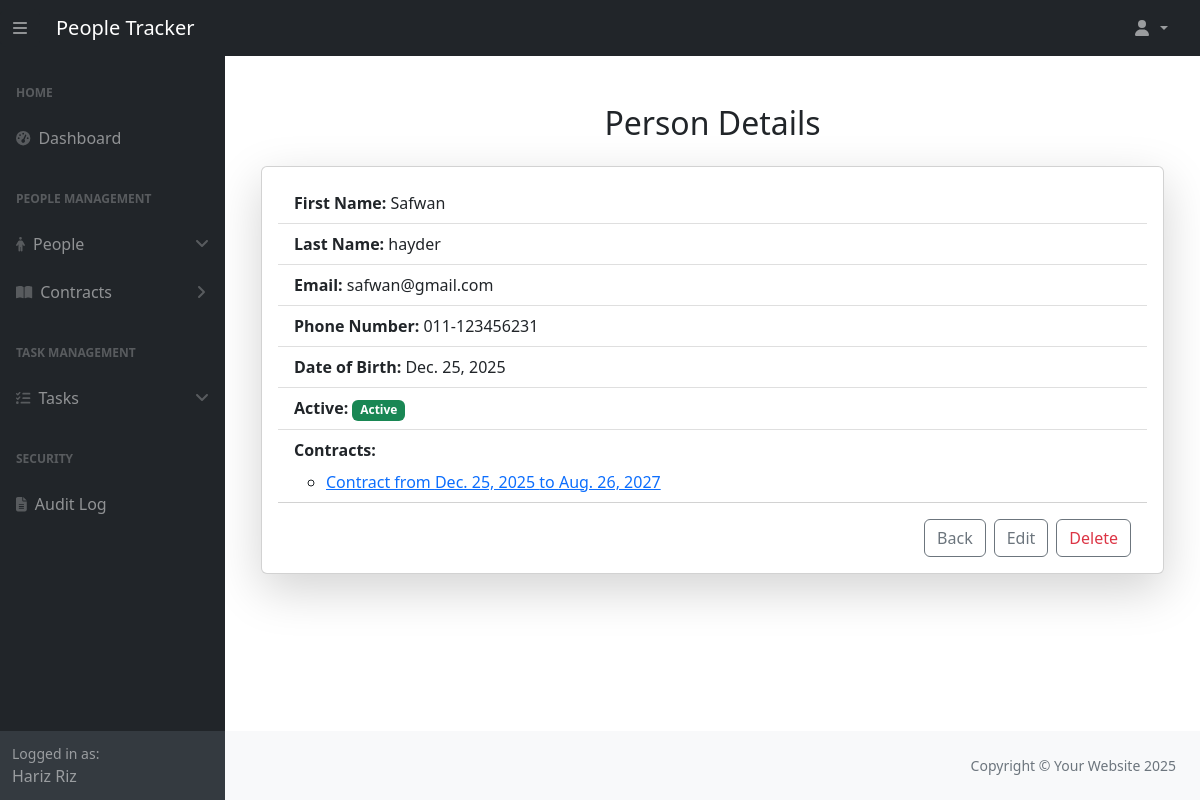
The page /people_management/people/1/ (signed in) on the database its author committed.
### people_management/models.py (models this page shows, shortened)
class Person(models.Model):
    ROLE_CHOICES = [
        ('Employee', 'Employee'),
        ('Manager', 'Manager'),
        ('HR Admin', 'HR Admin'),
        ('System Admin', 'System Admin'),
    ]
    first_name = models.CharField(max_length=50, help_text="The employee's first name.")
    last_name = models.CharField(max_length=50, help_text="The employee's last name.")
    email = models.EmailField(max_length=255, unique=True, help_text="The employee's email address.")
    phone_number = models.CharField(max_length=15, blank=True, help_text="Contact number of the employee.")
    date_of_birth = models.DateField(help_text="Employee's date of birth.")
    active = models.BooleanField(default=False, help_text="Indicates if the person is currently employed.")
    manager = models.ForeignKey(
        'self', on_delete=models.SET_NULL, null=True, blank=True, related_name="team_members",
        help_text="Manager supervising this employee."
    )
    role = models.CharField(
        max_length=20, choices=ROLE_CHOICES, default='Employee', help_text="The role of the person in the company."
    )
    user = models.OneToOneField(
        "auth.User", on_delete=models.SET_NULL, related_name="person", null=True, blank=True,
        help_text="The associated Django user account."
    )
    history = HistoricalRecords()

class Contract(models.Model):
    person = models.ForeignKey(
        Person,
        on_delete=models.CASCADE,
        related_name="contracts",
        help_text="The person this contract belongs to.",
    )
    job_title = models.CharField(
        max_length=255, help_text="Job title associated with this contract."
    )
    contract_start = models.DateField(help_text="Contract start date.")
    contract_end = models.DateField(
        null=True, blank=True, help_text="Contract end date (if applicable)."
    )
    hourly_rate = models.FloatField(
        default=12.45,  validators=[MinValueValidator(12.45)],
        help_text="Hourly pay rate for this contract."
    )
    contracted_hours = models.FloatField(
        default=40,validators=[MinValueValidator(0), MaxValueValidator(168)],
        help_text="Number of contracted hours per week."
    )
    history = HistoricalRecords(table_name="contract_history")

### people_management/views.py (the view, shortened to what this page needs)
# urls.py: path("people/<int:pk>/", views.ViewPersonDetails.as_view(), name="view_person_details"),
class ViewPersonDetails(LoginRequiredMixin, DetailView):
    model = Person
    template_name = "people_management/person_detail.html"
    context_object_name = "person"
    def dispatch(self, request, *args, **kwargs):
        viewer = get_person(request.user)
        target = self.get_object()
        if request.user.is_staff or request.user.is_superuser:
            return super().dispatch(request, *args, **kwargs)

### people_management/context_processors.py (called while the page is built)
def inject_person(request):
    user = request.user
    current_person = getattr(user, "person", None) if user.is_authenticated else None
    return {"current_person": current_person}

### people_management/utils.py (called while the page is built)
def get_person(user):
    try:
        return user.person
    except Person.DoesNotExist:
        return None

### people_management/templates/people_management/person_detail.html
{% extends 'dashboard/base.html' %}
{% block content %}
    <div class="container mt-5">
        <h2 class="text-center mb-4">Person Details</h2>
        <div class="card shadow-lg p-3 rounded">
            <ul class="list-group list-group-flush">
                <li class="list-group-item">
                    <strong>First Name:</strong> {{ person.first_name }}
                </li>
                <li class="list-group-item">
                    <strong>Last Name:</strong> {{ person.last_name }}
                </li>
                <li class="list-group-item">
                    <strong>Email:</strong> {{ person.email }}
                </li>
                <li class="list-group-item">
                    <strong>Phone Number:</strong> {{ person.phone_number }}
                </li>
                <li class="list-group-item">
                    <strong>Date of Birth:</strong> {{ person.date_of_birth }}
                </li>
                <li class="list-group-item">
                    <strong>Active:</strong>
                    {% if person.active %}
                        <span class="badge bg-success">Active</span>
                    {% else %}
                        <span class="badge bg-danger">Inactive</span>
                    {% endif %}
                </li>
                <li class="list-group-item">
                    <strong>Contracts:</strong>
                    <ul class="mt-2">
                        {% for contract in person.contracts.all %}
                          <li>
                            <a href="{% url 'people_management:contract_detail' contract.pk %}">
                              Contract from {{ contract.contract_start }} to {{ contract.contract_end }}
                            </a>
                          </li>
                        {% empty %}
                          <li>No contracts found.</li>
                        {% endfor %}
                    </ul>
                </li>
            </ul>
            <div class="mt-3 pe-3">
            <div class="d-flex justify-content-end gap-2">
                <button type="button"
                        class="btn btn-outline-secondary"
                        onclick="history.back();">
                Back
                </button>
                {% if perms.people_management.change_person %}
                <a href="{% url 'people_management:update_person' pk=person.id %}"
                    class="btn btn-outline-secondary">
                    Edit
                </a>
                {% endif %}
                {% if perms.people_management.delete_person %}
                <a href="{% url 'people_management:delete_person' pk=person.id %}"
                    class="btn btn-outline-secondary text-danger">
                    Delete
                </a>
                {% endif %}
              </div>
            </div>
        </div>
    </div>
{% endblock %}

### dashboard/templates/dashboard/partials/sidebar.html (shortened to what this page needs)
<div id="layoutSidenav_nav" class="sidebar-overlay">
    <nav class="sb-sidenav accordion sb-sidenav-dark" id="sidenavAccordion">
        <div class="sb-sidenav-menu">
            <div class="nav">
                <div class="sb-sidenav-menu-heading">Home</div>
                <a class="nav-link" href="{% url 'dashboard:dashboard' %}">
                    <div class="sb-nav-link-icon"><i class="fas fa-tachometer-alt"></i></div>
                    Dashboard
                </a>
                {% if request.user.person.role == "HR Admin" %}
                    <div class="sb-sidenav-menu-heading">People Management</div>
                     {% if request.user.person.role == "HR Admin" %}
                        <a class="nav-link" href="#" data-bs-toggle="collapse" data-bs-target="#collapsePeople"
                           aria-expanded="false" aria-controls="collapsePeople">
                            <div class="sb-nav-link-icon"><i class="fas fa-person"></i></div>
                            People
                            <div class="sb-sidenav-collapse-arrow"><i class="fas fa-angle-down"></i></div>
                        </a>
                    {% endif %}
                    {% if request.user.person.role == "HR Admin" %}
                        <a class="nav-link collapsed" href="#" data-bs-toggle="collapse" data-bs-target="#collapseContracts"
                           aria-expanded="false" aria-controls="collapseContracts">
                            <div class="sb-nav-link-icon"><i class="fas fa-book-open"></i></div>
                            Contracts
                            <div class="sb-sidenav-collapse-arrow"><i class="fas fa-angle-down"></i></div>
                        </a>
                    {% endif %}
                {% endif %}
                {% if request.user.person.role == "Manager" or request.user.person.role == "HR Admin" %}
                    <div class="sb-sidenav-menu-heading">Task Management</div>
                    <a class="nav-link" href="#" data-bs-toggle="collapse" data-bs-target="#collapseTasks"
                       aria-expanded="false" aria-controls="collapseTasks">
                        <div class="sb-nav-link-icon"><i class="fas fa-tasks"></i></div>
                        Tasks
                        <div class="sb-sidenav-collapse-arrow"><i class="fas fa-angle-down"></i></div>
                    </a>
                {% endif %}
                {% if perms.auth.view_user or perms.auth.view_group or perms.security.view_securitylog %}
                    <div class="sb-sidenav-menu-heading">Security</div>
                    {% if perms.security.view_securitylog %}
                        <a class="nav-link" href="{% url 'security:audit_log' %}">
                            <div class="sb-nav-link-icon"><i class="fa-solid fa-file-lines"></i></div>
                            Audit Log
                        </a>
                    {% endif %}
                {% endif %}
            </div>
        </div>
        <div class="sb-sidenav-footer">
            <div class="small">Logged in as:</div>
            <div>
                {% if request.user.person %}
                    {{ request.user.person.first_name }} {{ request.user.person.last_name }}
                {% else %}
                    {{ request.user.username }}
                {% endif %}
            </div>
        </div>
    </nav>
</div>

### rows shown on the page
Person: first_name "Safwan", last_name "hayder", email "safwan@gmail.com", phone_number "011-123456231", date_of_birth "Dec. 25, 2025"
Contract: contract_start "Dec. 25, 2025", contract_end "Aug. 26, 2027"

### other values the page prints
{{ request.user.person.first_name }} "Hariz"
{{ request.user.person.last_name }} "Riz"
